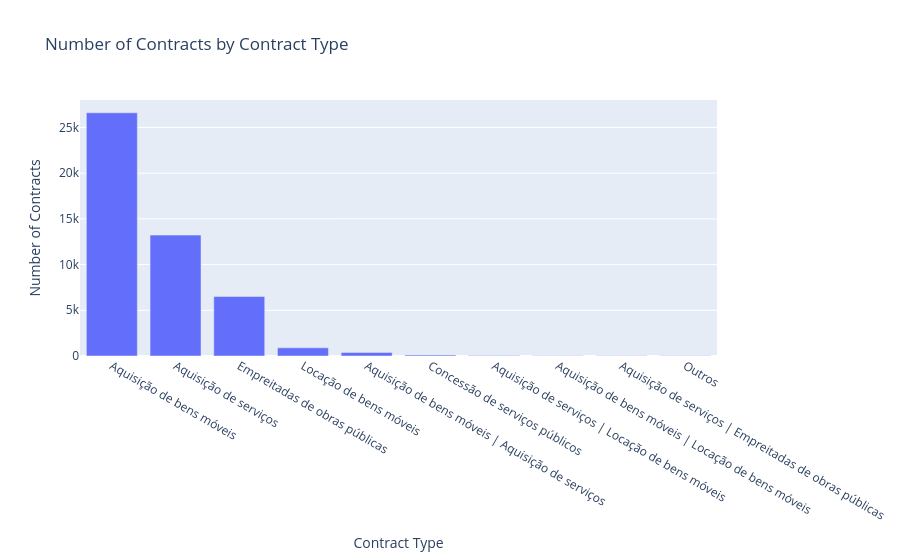

Notebook code for this chart:
### Code cell
subset_counts = subset['tipoContrato'].value_counts().reset_index()
subset_counts.columns = ['tipoContrato', 'count']

# Get top 10
top_10 = subset_counts.head(10)

fig = px.bar(
    top_10,
    x='tipoContrato',
    y='count',
    title='Number of Contracts by Contract Type',
    labels={'tipoContrato': 'Contract Type', 'count': 'Number of Contracts'}
)

fig.show()

### Figure 1 — Plotly figure (JSON) as saved in the notebook; plotly's stock layout.template omitted (floating-point values rounded to 4 significant figures)
{"data": [{"hovertemplate": "Contract Type=%{x}<br>Number of Contracts=%{y}<extra></extra>", "legendgroup": "", "marker": {"color": "#636efa", "pattern": {"shape": ""}}, "name": "", "orientation": "v", "showlegend": false, "textposition": "auto", "type": "bar", "x": ["Aquisição de bens móveis", "Aquisição de serviços", "Empreitadas de obras públicas", "Locação de bens móveis", "Aquisição de bens móveis | Aquisição de serviços", "Concessão de serviços públicos", "Aquisição de serviços | Locação de bens móveis", "Aquisição de bens móveis | Locação de bens móveis", "Aquisição de serviços | Empreitadas de obras públicas", "Outros"], "xaxis": "x", "y": [26603, 13224, 6505, 890, 390, 110, 57, 40, 16, 15], "yaxis": "y"}], "layout": {"barmode": "relative", "legend": {"tracegroupgap": 0}, "title": {"text": "Number of Contracts by Contract Type"}, "xaxis": {"anchor": "y", "domain": [0, 1], "title": {"text": "Contract Type"}}, "yaxis": {"anchor": "x", "domain": [0, 1], "title": {"text": "Number of Contracts"}}}}
